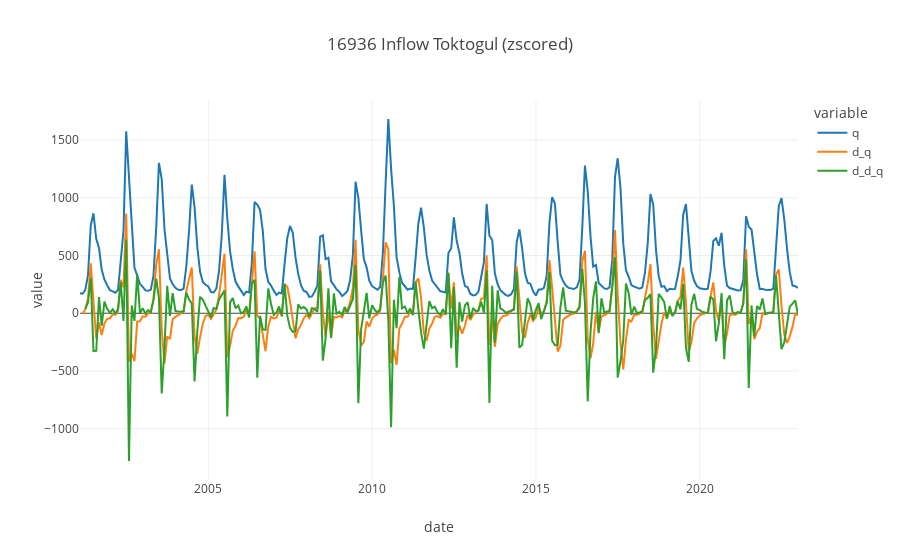

The cell this chart's notebook holds for it:
### Markdown cell above
### 3.2.1 Target Variable

Visualizing the target variable (inflow q), and the change in inflow q (speed and acceleration) from one month to the next.

### Code cell
# plot q, d_q and d_d_q using time series plot
fig_q = px.line(prep_data,
                x="date",
                y=["q","d_q","d_d_q"],
                title="16936 Inflow Toktogul (zscored)",
                template="none")
fig_q.show()

### Figure 1 — Plotly figure (JSON) as saved in the notebook; plotly's stock layout.template omitted (floating-point values rounded to 4 significant figures; data arrays with more than 128 entries replaced by an {"elided": "..."} marker saying what was removed)
{"data": [{"hovertemplate": "variable=q<br>date=%{x}<br>value=%{y}<extra></extra>", "legendgroup": "q", "line": {"color": "#1F77B4", "dash": "solid"}, "marker": {"symbol": "circle"}, "mode": "lines", "name": "q", "orientation": "v", "showlegend": true, "type": "scatter", "x": {"elided": "264 str values"}, "xaxis": "x", "y": {"elided": "264 float values"}, "yaxis": "y"}, {"hovertemplate": "variable=d_q<br>date=%{x}<br>value=%{y}<extra></extra>", "legendgroup": "d_q", "line": {"color": "#FF7F0E", "dash": "solid"}, "marker": {"symbol": "circle"}, "mode": "lines", "name": "d_q", "orientation": "v", "showlegend": true, "type": "scatter", "x": {"elided": "264 str values"}, "xaxis": "x", "y": {"elided": "264 float values"}, "yaxis": "y"}, {"hovertemplate": "variable=d_d_q<br>date=%{x}<br>value=%{y}<extra></extra>", "legendgroup": "d_d_q", "line": {"color": "#2CA02C", "dash": "solid"}, "marker": {"symbol": "circle"}, "mode": "lines", "name": "d_d_q", "orientation": "v", "showlegend": true, "type": "scatter", "x": {"elided": "264 str values"}, "xaxis": "x", "y": {"elided": "264 float values"}, "yaxis": "y"}], "layout": {"legend": {"title": {"text": "variable"}, "tracegroupgap": 0}, "title": {"text": "16936 Inflow Toktogul (zscored)"}, "xaxis": {"anchor": "y", "domain": [0, 1], "title": {"text": "date"}}, "yaxis": {"anchor": "x", "domain": [0, 1], "title": {"text": "value"}}}}
